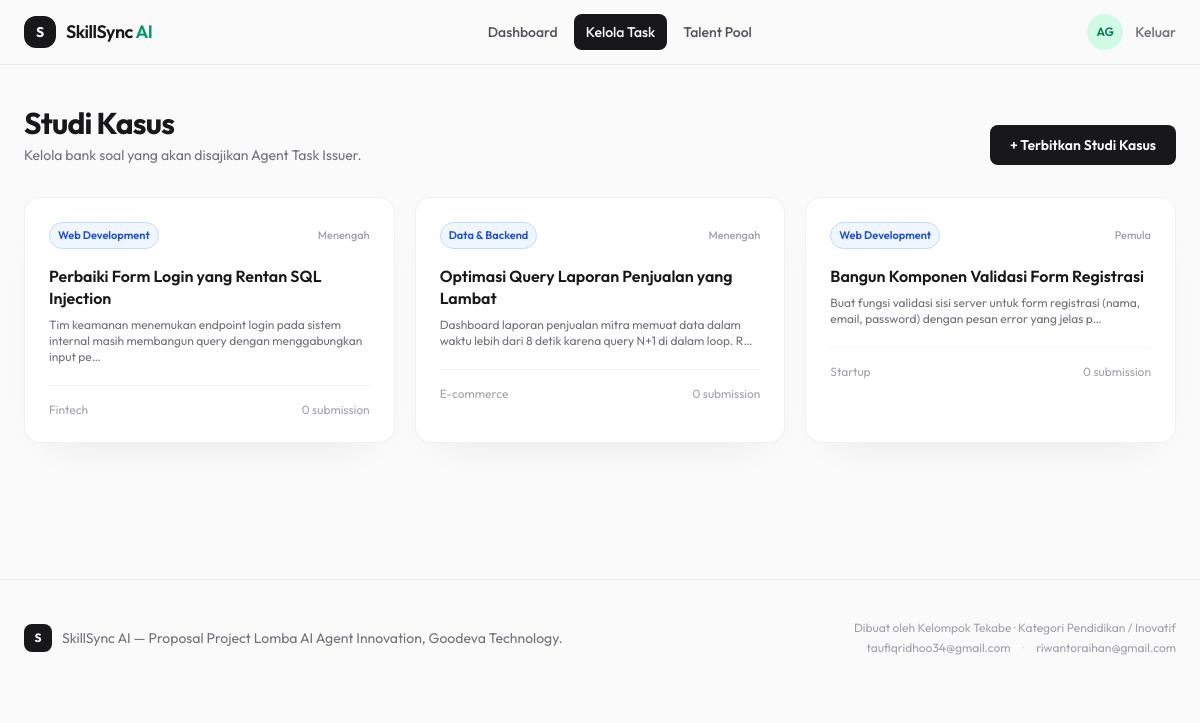
Screenshot of /tasks.php (signed in) with the database file from the repository.
### tables this page shows
CREATE TABLE tasks (
    id                INT UNSIGNED AUTO_INCREMENT PRIMARY KEY,
    category_id       INT UNSIGNED NOT NULL,
    created_by        INT UNSIGNED DEFAULT NULL COMMENT 'user_id mitra pembuat, NULL = auto-generated agent',
    title             VARCHAR(180) NOT NULL,
    slug              VARCHAR(200) NOT NULL UNIQUE,
    industry_context  VARCHAR(150) DEFAULT NULL COMMENT 'mis: Fintech, E-commerce, Logistik',
    case_brief        TEXT         NOT NULL COMMENT 'deskripsi studi kasus dari agent',
    starter_code      MEDIUMTEXT   DEFAULT NULL,
    difficulty        ENUM('pemula','menengah','mahir') NOT NULL DEFAULT 'pemula',
    is_active         TINYINT(1)   NOT NULL DEFAULT 1,
    created_at        DATETIME     NOT NULL DEFAULT CURRENT_TIMESTAMP,
    FOREIGN KEY (category_id) REFERENCES task_categories(id),
    FOREIGN KEY (created_by) REFERENCES users(id) ON DELETE SET NULL
);

CREATE TABLE task_categories (
    id    INT UNSIGNED AUTO_INCREMENT PRIMARY KEY,
    name  VARCHAR(60) NOT NULL UNIQUE,
    slug  VARCHAR(60) NOT NULL UNIQUE
);

### includes/functions.php (called while the page is built, shortened)
<?php
function e(?string $str): string
{
    return htmlspecialchars($str ?? '', ENT_QUOTES, 'UTF-8');
}
function current_user(): ?array
{
    return $_SESSION['user'] ?? null;
}

### tasks.php (the view, shortened to what this page needs)
<?php
require_once __DIR__ . '/includes/functions.php';
$user = current_user();
$pdo = db();
if ($user['role'] === 'siswa') {
    $tasks = $pdo->prepare(
        "SELECT t.*, c.name AS category_name,
                (SELECT COUNT(*) FROM submissions s WHERE s.task_id = t.id AND s.user_id = ?) AS done
         FROM tasks t JOIN task_categories c ON c.id = t.category_id
         WHERE t.is_active = 1 ORDER BY t.created_at DESC"
    );
    $tasks->execute([$user['id']]);
} else {
    $tasks = $pdo->prepare(
        "SELECT t.*, c.name AS category_name,
                (SELECT COUNT(*) FROM submissions s WHERE s.task_id = t.id) AS submission_count
         FROM tasks t JOIN task_categories c ON c.id = t.category_id
         ORDER BY t.created_at DESC"
    );
    $tasks->execute();
}
$tasks = $tasks->fetchAll();
require __DIR__ . '/includes/header.php';
?>
<section class="max-w-7xl mx-auto px-6 py-10">
  <div class="flex flex-col md:flex-row md:items-end justify-between gap-4">
    <div>
      <h1 class="text-3xl font-bold tracking-tight text-zinc-900">Studi Kasus</h1>
      <p class="mt-1 text-sm text-zinc-500"><?= $user['role']==='siswa' ? 'Diterbitkan oleh Agent Task Issuer & mitra industri.' : 'Kelola bank soal yang akan disajikan Agent Task Issuer.' ?></p>
    </div>
    <?php if ($user['role'] === 'mitra'): ?>
    <button onclick="document.getElementById('newTaskModal').classList.remove('hidden')" class="btn-tactile bg-zinc-900 text-white px-5 py-2.5 rounded-lg text-sm font-semibold hover:bg-zinc-800 w-fit">+ Terbitkan Studi Kasus</button>
    <?php endif; ?>
  </div>
  <?php if (empty($tasks)): ?>
    <div class="mt-10 surface rounded-3xl p-14 text-center">
      <p class="text-zinc-500 text-sm">Belum ada studi kasus tersedia.</p>
    </div>
  <?php else: ?>
  <div class="mt-8 grid grid-cols-1 md:grid-cols-2 lg:grid-cols-3 gap-5">
    <?php foreach ($tasks as $t): ?>
    <div class="spot-card surface rounded-2xl p-6 flex flex-col">
      <div class="flex items-center justify-between">
        <span class="badge-info text-[11px] font-semibold px-2 py-1 rounded-full"><?= e($t['category_name']) ?></span>
        <span class="text-[11px] font-medium text-zinc-400 capitalize"><?= e($t['difficulty']) ?></span>
      </div>
      <h3 class="mt-4 font-semibold text-zinc-900 leading-snug"><?= e($t['title']) ?></h3>
      <p class="mt-2 text-xs text-zinc-500 line-clamp-3"><?= e(mb_substr($t['case_brief'], 0, 110)) ?>…</p>
      <div class="mt-5 pt-4 border-t border-zinc-100 flex items-center justify-between">
        <span class="text-xs text-zinc-400"><?= e($t['industry_context']) ?></span>
        <?php if ($user['role'] === 'siswa'): ?>
          <a href="<?= APP_URL ?>/task.php?id=<?= $t['id'] ?>" class="text-sm font-semibold link-accent">
            <?= $t['done'] > 0 ? 'Lihat ulang →' : 'Kerjakan →' ?>
          </a>
        <?php else: ?>
          <span class="text-xs text-zinc-400"><?= (int)$t['submission_count'] ?> submission</span>
        <?php endif; ?>
      </div>
    </div>
    <?php endforeach; ?>
  </div>
  <?php endif; ?>
</section>
<?php require __DIR__ . '/includes/footer.php'; ?>

### assets/css/style.css (style rules this page uses)
:root { --accent: #059669; --accent-dark: #047857; --accent-light: #d1fae5; --ink: #18181b; --paper: #fafafa; }
* { font-family: 'Outfit', system-ui, sans-serif; }
body { background: var(--paper); color: var(--ink); }
.btn-tactile { transition: transform .12s ease, box-shadow .12s ease, background-color .12s ease; }
.surface { background: #ffffff; border: 1px solid rgba(24,24,27,0.06); box-shadow: 0 20px 40px -28px rgba(0,0,0,0.12); }
.spot-card { position: relative; overflow: hidden; }
.spot-card::before { content: ''; position: absolute; inset: -1px; background: radial-gradient(220px circle at var(--x,50%) var(--y,50%), rgba(5,150,105,0.18), transparent 60%); opacity: 0; transition: opacity .25s ease; pointer-events: none; }
.badge-info { background: #eff6ff; color: #1d4ed8; border: 1px solid #bfdbfe; }

### rows the page displays
tasks: category.name "Web Development", difficulty "Menengah", title "Perbaiki Form Login yang Rentan SQL Injection", case_brief "Tim keamanan menemukan endpoint login pada sistem internal masih membangun query dengan menggabungkan input pe", industry_context "Fintech", submission_count "0"
tasks: category.name "Data & Backend", difficulty "Menengah", title "Optimasi Query Laporan Penjualan yang Lambat", case_brief "Dashboard laporan penjualan mitra memuat data dalam waktu lebih dari 8 detik karena query N+1 di dalam loop. R", industry_context "E-commerce", submission_count "0"
tasks: category.name "Web Development", difficulty "Pemula", title "Bangun Komponen Validasi Form Registrasi", case_brief "Buat fungsi validasi sisi server untuk form registrasi (nama, email, password) dengan pesan error yang jelas p", industry_context "Startup", submission_count "0"

### other values shown
initials($user['name']) "AG"
